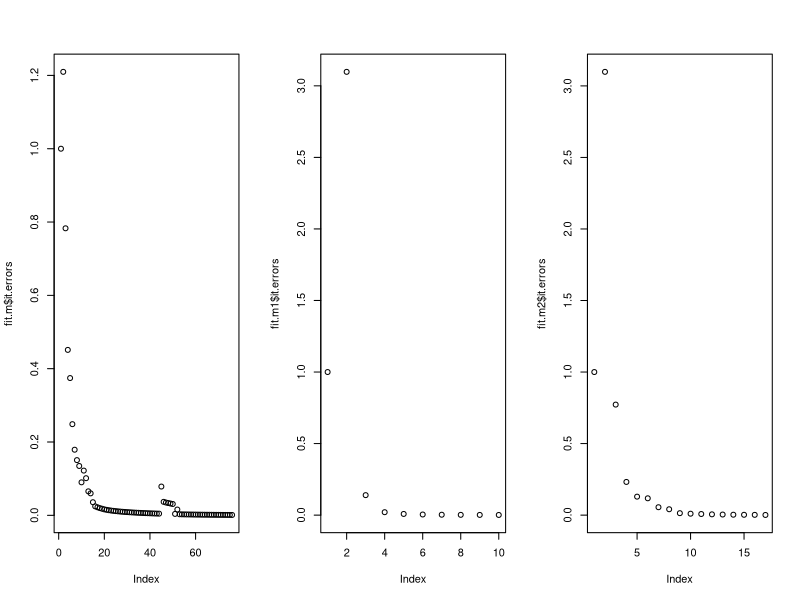
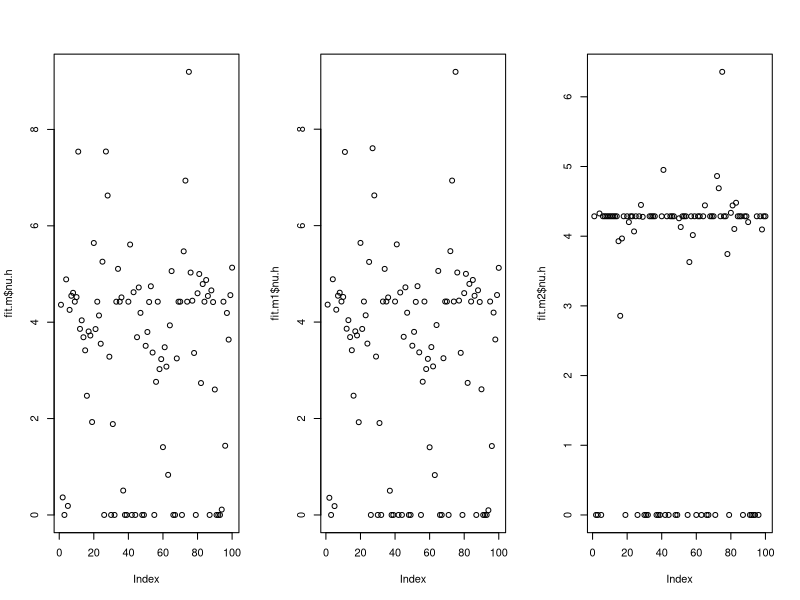

Here is the R script that generated these plots, in order:
require(mixtools)
############## packages
require(Matrix)

#load MDSP_gamma function
MDSP_gamma <- function (x, m.iter, eps){
  
  #x: numeric vector
  #m.iter: maximum number of iterations
  #eps: tolerance level for stopping rule
  
  #g.int=3*mean(x)
  
  if(length(unique(x))<2)
  {
    class.g=rep(1,length(x)); g.b=mean(x); print("homogeneous!!! in MDSP Gamma")
    
  }else{
    
         k.int=kmeans(x, centers=2)
         g.int=k.int$centers[which.max(abs(k.int$centers))]*0.95
         iter=1
         g.a=g.int; g.b=g.int+1
         
         while (abs(g.b-g.a)>eps & iter < m.iter)
         {
           
           class.g=as.numeric(abs(x-g.a)< abs(x))
           g.b=sum(class.g * x)/sum(class.g)
           iter=iter+1
           g.a=g.b
           
         }
         
         if(iter==m.iter) {print("WARNING: maxium iteration achieves")}
  }
  
  return(list(l.group=class.g, gamma=g.b))
  
}

#l.group: group indicator (non-zero subgroup =1) 
# gamma: sub-homogeneous effect of non-zero subgroup



### Modified BIC function


#########################################

MDSP <- function(Y,X,Z,l1,kp,beta.int=NULL){
  
    #############################################
    #############  ADMMM Algorithm ##############
    #############################################
    
    ## Input data X (heterogeneous, n by p.b), 
    ## Z(homogeneous including intercept, n by p.a),  and 
    ## Y (n by 1)
  
    n=length(Y)
    p.b=dim(X)[2]
    p.a=dim(Z)[2]
    X.td=cbind(Z, KhatriRao(diag(n), t(X)))
    
    ### set tunning hyperparameters and initial values
    ## hyper para
    ## kpp for $\| \beta - \mu \|^2$
    ## l1 for $lambda_{N,m}$
    
    kpp=kp #ADMM step
    lm.s=l1 #L1 regularization
    
    ## initials
    if (is.null(beta.int)){
      
      nu.int=rep(0,n)
      
    }else{
      
      nu.int=beta.int
        
    }
    
    #nu.int=beta.int
    #nu.int=rep(0,n)
    lm.int=rep(0,n)
    
    lm.h.new=lm.int
    nu.h.new=nu.int
    
    a.h.new=rep(0,p.a)
    b.h.new=rep(0,n*p.b)
    
    theta.h=rep(0,n*p.b+p.a)
    theta.h.new=rep(1,n*p.b+p.a)
    
    iter=1
    max.iter=100
    eps=0.001
    
    error=rep(1,max.iter-1)
    
    
    #NOTE: It's better to have a warm start
    
    ptm <- proc.time()
    
    ##### Main loop
    while(iter < max.iter & sqrt(mean((theta.h-theta.h.new)^2)) > eps)
    {
      error[iter]=sqrt(mean((theta.h-theta.h.new)^2))
      
      ###
      lm.h = lm.h.new
      nu.h = nu.h.new
      
      a.h = a.h.new
      b.h = b.h.new
      theta.h=theta.h.new
      
      ############## theta updates##############
      theta.h.new = solve(t(X.td) %*% X.td + bdiag(list(matrix(0,p.a,p.a),kpp*diag(n)))) %*% 
        (t(X.td) %*% Y + c(rep(0,p.a),kpp*nu.h-lm.h))
      a.h.new=theta.h.new[1:p.a]
      b.h.new=theta.h.new[-(1:p.a)]
      
      ######### nu,gamma updates ###############
      sp.0 = MDSP_gamma(b.h.new, 50,0.001)
      g.h = sp.0$gamma - 0.01
      g.h.new = g.h + 0.01
      cl.h=sp.0$l.group
      iter.nu=1
      
      ### find gamma, nu
      while (iter.nu <50 & abs(g.h-g.h.new)>0.001)
      {
        g.h = g.h.new  
        b.t.new = b.h.new+kpp^{-1}*lm.h
        #lm.s.ad=lm.s*min(iter/5,1)
        lm.s.ad = lm.s
        
        nu.0 = sign( b.t.new ) * as.numeric( abs( b.t.new ) > lm.s.ad/kpp ) * ( abs( b.t.new ) - lm.s.ad/kpp )
        nu.g = g.h + sign( b.t.new - g.h ) * as.numeric(abs( b.t.new - g.h ) > lm.s.ad/kpp ) * ( abs(b.t.new-g.h) - lm.s.ad/kpp )
        nu.h.new = nu.g*cl.h+nu.0*(1-cl.h)
        
        sp.h = MDSP_gamma(nu.h.new, 50,0.001)
        g.h.new = sp.h$gamma
        cl.h = sp.h$l.group
        iter.nu = iter.nu+1
        #if(iter.nu==50) {print("WARNING: maxium iteration (nu) achieves")}
      }
      
      
      ### lambda updates
      lm.h.new=lm.h+kpp*(b.h.new-nu.h.new)
      
      iter=iter+1
      if(iter==max.iter) {print("WARNING: maxium iteration achieves")}
    }
    
    return(list(alpha.h=a.h.new, beta.h=b.h.new, nu.h=nu.h.new,gamma.h=g.h.new, group=cl.h, it.errors=error[1:(iter-1)]))
    
    print(proc.time()-ptm)

}


#################################################################################

# 
# # #############Data generation
 n=100
 p.x=1
 p.z=2
 
 set.seed(1122)
 ### parameter
 gamma=4
 id.beta=rep(c(0,1), each=n/2)
 id.beta=rep(1,n)
 beta=gamma*id.beta
 alpha=rep(1,p.z)
 
# 
# ### data
 X=matrix(rnorm(n*p.x),n,p.x)
 Z=cbind(1, matrix(rnorm(n*(p.z-1)),n,(p.z-1)))
 #X.td=cbind(Z, KhatriRao(diag(n), t(X)))
 X.td=cbind(Z, bdiag(as.list(X)))
 Y=X.td%*%c(alpha,beta)+rnorm(n)
# 
 fit.m=MDSP(Y,X,Z,l1=0.2,kp=1)
 fit.m1=MDSP(Y,X,Z,l1=0.2,kp=1,beta.int=round(fit.m$beta.h,2))
 fit.m2=MDSP(Y,X,Z,l1=1,kp=1,beta.int=round(fit.m1$beta.h,2))
 par(mfrow=c(1,3))
 plot(fit.m$it.errors)
 plot(fit.m1$it.errors)
 plot(fit.m2$it.errors)
# 
# 
 plot(fit.m$nu.h)
 plot(fit.m1$nu.h)
 plot(fit.m2$nu.h)
# 
# 
# 
#  plot(fit.m$beta.h)
#  points(beta,col="red", pch=17)
#  abline(h=fit.m$gamma.h,col="blue")
#  fit.m$gamma.h
#  mean(fit.m$group==as.numeric(beta!=0))
# 
#  plot(fit.m1$beta.h)
#  points(beta,col="red", pch=17)
#  abline(h=fit.m1$gamma.h,col="blue")
#  fit.m1$gamma.h
#  mean(fit.m1$group==as.numeric(beta!=0))
# 
# 
#  plot(fit.m2$beta.h)
#  points(beta,col="red", pch=17)
#  abline(h=fit.m2$gamma.h,col="blue")
#  fit.m2$gamma.h
#  mean(fit.m2$group==as.numeric(beta!=0))
#  
#  
# 
#  m.fit=regmixEM(as.numeric(Y), cbind(X,Z), k = 2, addintercept = FALSE)
#  m.group=as.numeric(m.fit$posterior[,1]<0.5)
#  1-mean(m.group==as.numeric(beta!=0))
